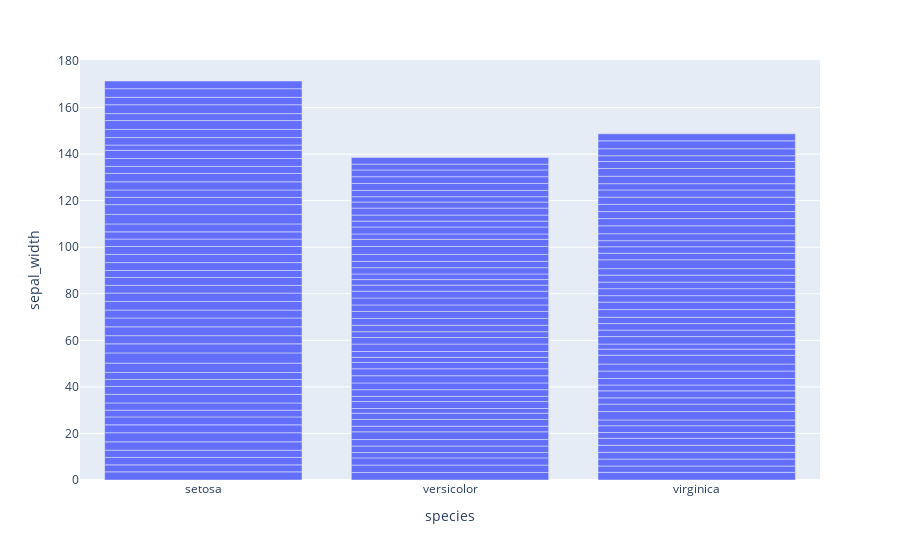

Notebook cell for this chart:
### Markdown cell above
## *Barplot*

### Code cell
fig3 = px.bar(df, x='species', y='sepal_width')
fig3.show()

### Figure 1 — Plotly figure (JSON) as saved in the notebook; plotly's stock layout.template omitted (floating-point values rounded to 4 significant figures; data arrays with more than 128 entries replaced by an {"elided": "..."} marker saying what was removed)
{"data": [{"alignmentgroup": "True", "hovertemplate": "species=%{x}<br>sepal_width=%{y}<extra></extra>", "legendgroup": "", "marker": {"color": "#636efa", "pattern": {"shape": ""}}, "name": "", "offsetgroup": "", "orientation": "v", "showlegend": false, "textposition": "auto", "type": "bar", "x": {"elided": "150 str values"}, "xaxis": "x", "y": {"elided": "150 float values"}, "yaxis": "y"}], "layout": {"barmode": "relative", "legend": {"tracegroupgap": 0}, "margin": {"t": 60}, "xaxis": {"anchor": "y", "domain": [0, 1], "title": {"text": "species"}}, "yaxis": {"anchor": "x", "domain": [0, 1], "title": {"text": "sepal_width"}}}}
